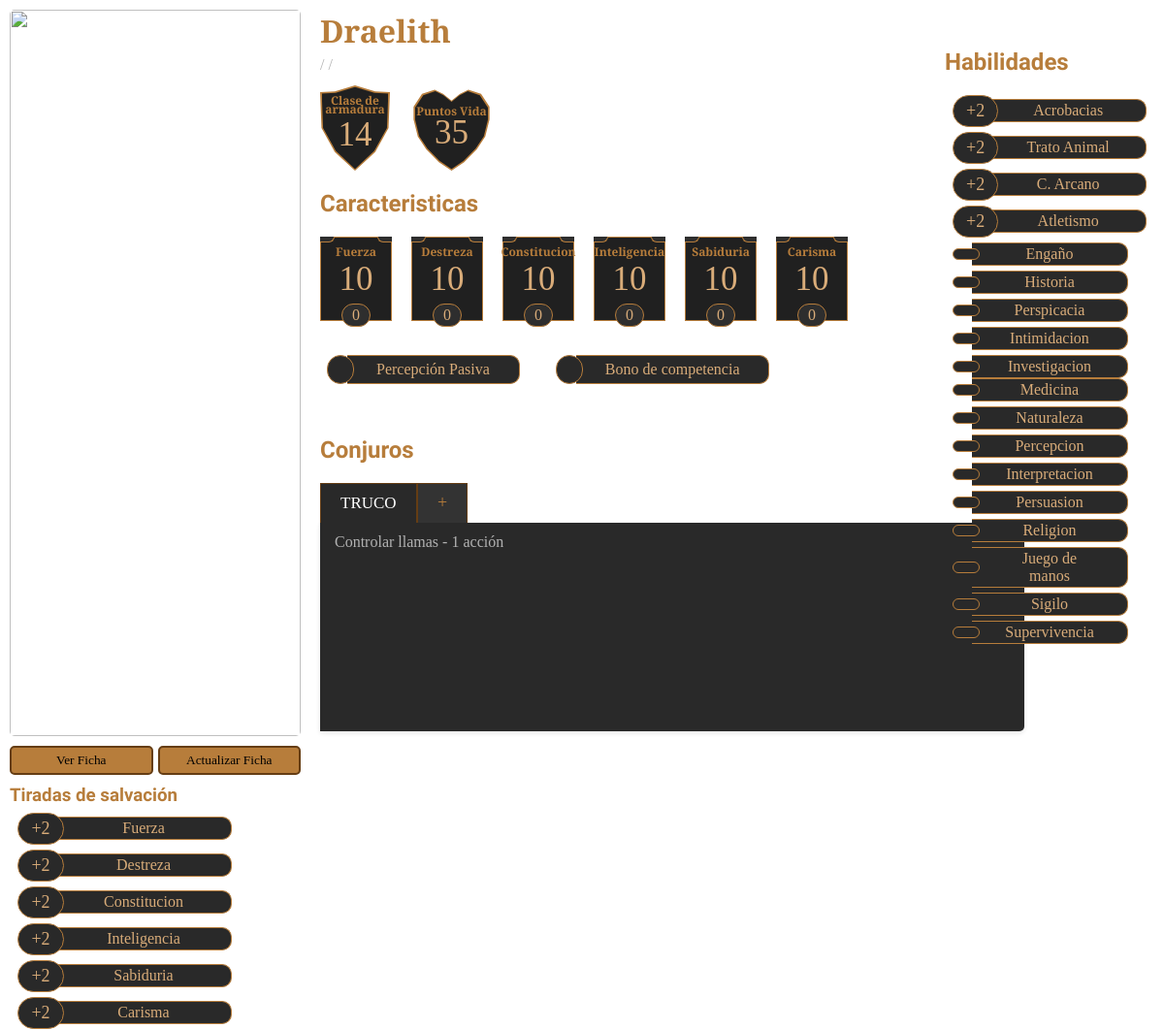
Before: /sections/personaje.php?id=1 with the older database file.
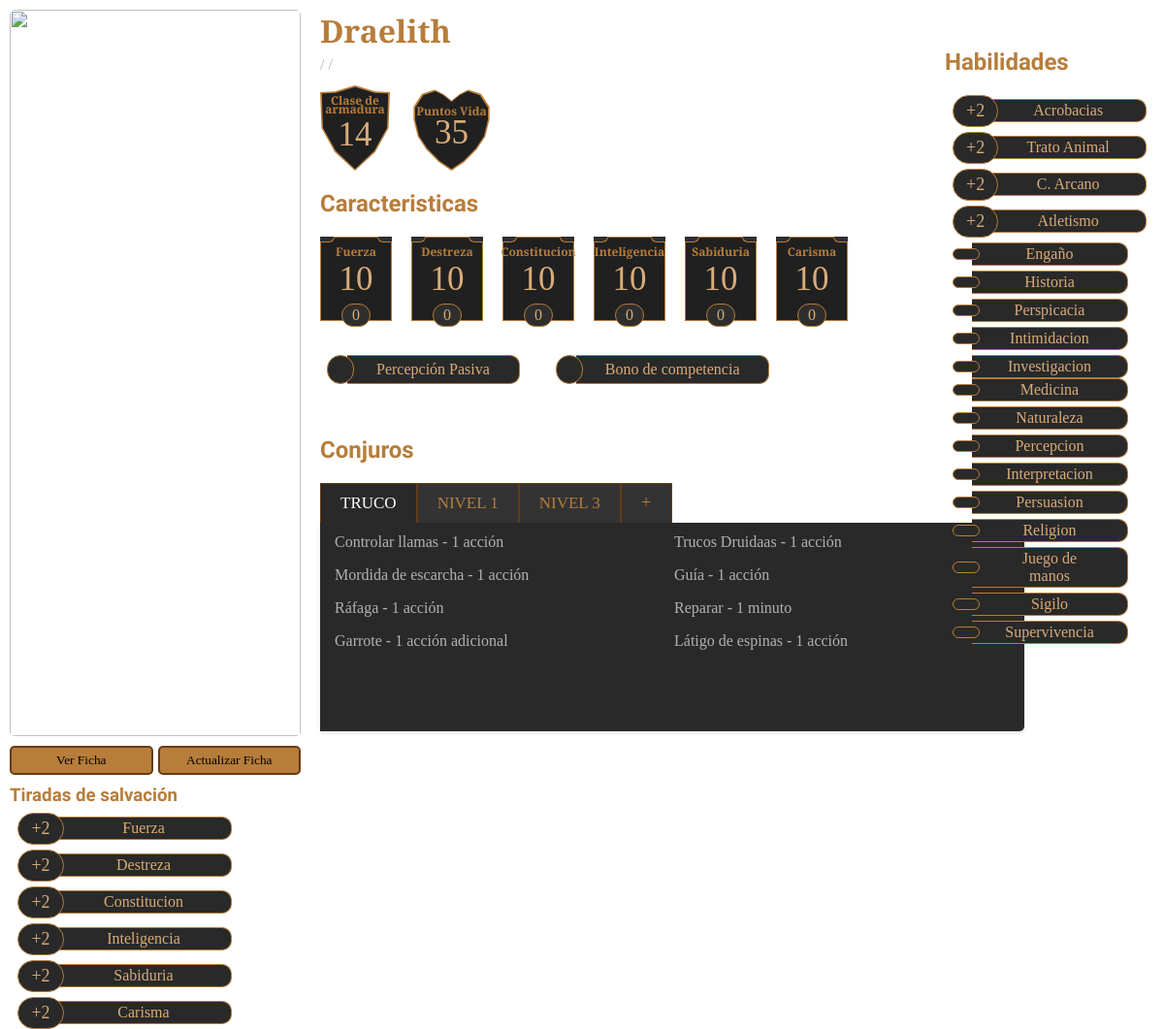
After: the same page with the newer database file.
### tables this page shows
CREATE TABLE `conjuros` (
  `id_spell` int(4) NOT NULL,
  `name` varchar(255) NOT NULL,
  `descr` text NOT NULL,
  `duracion` varchar(255) NOT NULL,
  `concentracion` varchar(255) NOT NULL,
  `casteo` varchar(255) NOT NULL,
  `level` varchar(255) NOT NULL,
  `rango` varchar(255) NOT NULL,
  `clases` varchar(500) NOT NULL,
  `escuela` varchar(255) NOT NULL
);

### classes/DbConnector.php (called while the page is built, shortened)
<?php
class DbConector {
    private $db = "";
    private static $instance;
    public static function singleton()
    {
        if (!isset(self::$instance)) {
            self::$instance = new self();
        }
        return self::$instance;
    }
    private function __construct() {
        $this->db = new PDO($this::DB_DATA, $this::USERNAME, $this::PASSWD);
    }
    public function getChar($id_char) {
        try {
            $consulta = $this->db->prepare("SELECT * FROM chars where id_char = :char_id");
            $consulta->bindParam(":char_id", $id_char, PDO::PARAM_INT);
            $results = $consulta->execute();
            $data = $consulta->fetch();
            return $data;
        } catch (PDOException $e) {
            echo $e->getMessage();
        }
    }
    public function getSpellsIds($id_char) {
        try {
            $consulta = $this->db->prepare("SELECT spells FROM spellset where id_char = :char_id");
            $consulta->bindParam(":char_id", $id_char, PDO::PARAM_INT);
            $results = $consulta->execute();
            $data = $consulta->fetch();
            if (isset($data["spells"])) {
                return $data["spells"];
            } else {
                return "";
            }
        } catch (PDOException $e) {
            echo $e->getMessage();
        }
    }
    public function getSpells($ids, $diffOrder = null) {
        try {
            if ($ids != null) {
                if ($diffOrder == null) {
                    $consulta = $this->db->prepare("SELECT * FROM conjuros where id_spell in ($ids) ORDER BY `conjuros`.`level` ASC");
                } else {
                    $consulta = $this->db->prepare("SELECT * FROM conjuros where id_spell in ($ids)  ORDER BY
                CASE
                    WHEN level = 'Truco' THEN 0
                    WHEN level = 'Nivel 1' THEN 1
                    WHEN level = 'Nivel 2' THEN 2
                    WHEN level = 'Nivel 3' THEN 3
                    WHEN level = 'Nivel 4' THEN 4
                    WHEN level = 'Nivel 5' THEN 5
                    WHEN level = 'Nivel 6' THEN 6
                    WHEN level = 'Nivel 7' THEN 7
                    WHEN level = 'Nivel 8' THEN 8
                    WHEN level = 'Nivel 9' THEN 9
                    ELSE 10
                END");
                }
            } else {
                return [];
            }
            $results = $consulta->execute();
            $data = $consulta->fetchAll();
            return $data;
        } catch (PDOException $e) {
            echo $e->getMessage();
        }
    }
}

### sections/personaje.php (the view, shortened to what the changed rows need)
<?php
require_once("../classes/DbConnector.php");
$db = DbConector::singleton();
if (isset($_GET["id"])) {
    $charId = $_GET["id"];
    $charData = $db->getChar($charId);
    $spellsIds = str_replace('"', '',$db->getSpellsIds($charId));
    $charSpells = $db->getSpells($spellsIds, "yes");
}
if (isset($charSpells) && $charSpells != null) {
    foreach ($charSpells as $spell) {
        $grouped[$spell['level']][] = $spell;
    }
}
?>
<link rel="stylesheet" href="../styles/index.css">
<link rel="stylesheet" href="../styles/char.css">
<div id="charDiv">
    <div class="charInfo">
        <div id="topContent">
            <div>
                <div class="headerDisplay">
                    <div>
                        <h1><?=$charData["name"]?></h1>
                    </div>
                </div>
                <h2>Caracteristicas</h2>
            </div>
            <div id="skillsDiv">
                <h2>Habilidades</h2>
            </div>
        </div>
        <h2>Conjuros</h2>
        <div class="tabs" id="tabs">
            <?php foreach ($grouped as $level => $spells): ?>
                <div class="tab" data-tab="level<?=$level?>">
                    <?= $level ?>
                </div>
            <?php endforeach; ?>
            <a href="allSpells.php?id_char=<?=$charId?>&classFilter=<?=strtolower($charData["clase"])?>" class="tab"  title="Añadir Conjuro">+</a>
        </div>
        <?php foreach ($grouped as $key => $group) { ?>
            <div class="spellList" id="level-<?=$key?>">
                <?php foreach ($group as $keySpell => $spell) { ?>
                    <a class="spellsInfo" href="spell.php?id_spell=<?=$spell["id_spell"]?>&prevPath=<?=$_SERVER['REQUEST_URI']?>"> <?=substr($spell["name"], 0, strpos($spell["name"],"("))?> - <?=$spell["casteo"]?></a>
                <?php } ?>
            </div>
        <?php } ?>
    </div>
</div>

Changed rows visible on the page:
now on this page (row edited): conjuros: name "Trucos Druidaas", casteo "1 acción"
now on this page (row edited): conjuros: name "Mordida de escarcha", casteo "1 acción"
now on this page (row edited): conjuros: name "Guía", casteo "1 acción"
now on this page (row edited): conjuros: name "Ráfaga", casteo "1 acción"
now on this page (row edited): conjuros: name "Reparar", casteo "1 minuto"
now on this page (row edited): conjuros: name "Garrote", casteo "1 acción adicional"
now on this page (row edited): conjuros: name "Látigo de espinas", casteo "1 acción"
Other visible differences:
new list line: "NIVEL 1"
new list line: "NIVEL 3"
